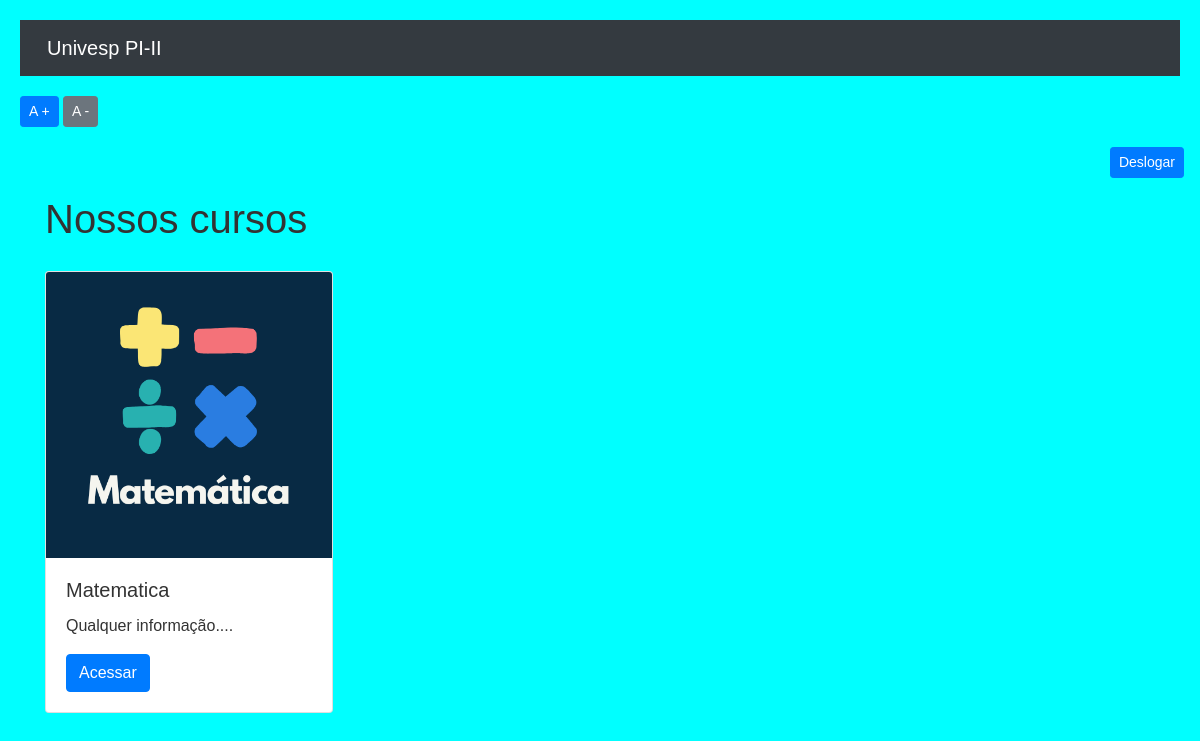
The app's page /home/ (signed in) with its own data.
### cursos/models.py (models this page shows, shortened)
class Cursos(models.Model):
    nome = models.CharField(max_length = 100)
    descricao = models.TextField()
    thumb = models.ImageField(upload_to = "thumb_cursos")

### cursos/views.py (the view)
# urls.py: path('', views.home, name = 'home'),
def home(request):                                                    #Acessar home
    if request.session.get('usuario'):
        cursos = Cursos.objects.all()
        request_usuario = request.session.get('usuario')
        return render(request, 'home.html', {'cursos': cursos, 'request_usuario': request_usuario})
    else:
        return redirect('/auth/login/?status=2')

### cursos/templates/home.html (shortened to what this page needs)
{% extends 'base.html'%}
{% block 'body' %}
<div class="wrapper">
  <div class="buttons">
      <a href="{% url 'sair' %}" class="btn btn-sm btn-primary">Deslogar</a>
  </div>
</div>
<div class="container">
  <br>
  <br>
  <h1>Nossos cursos</h1>
  <div class="row">
      {% for i in cursos %}
          <div style="margin-top: 20px;" class="col-md">
              <div class="card" style="width: 18rem;">
                  <img class="card-img-top" src="{{i.thumb.url}}" alt="Card image cap">
                  <div class="card-body">
                    <h5 class="card-title">{{i.nome}}</h5>
                    <p class="card-text">{{i.descricao}}</p>
                    <a href="{% url 'curso' i.id%}" class="btn btn-primary">Acessar</a>
                  </div>
                </div>
          </div>
      {% endfor %}
  </div>
</div>
{% endblock %}

### templates/base.html (style rules this page uses)
body { font-size: 16px; background-color: #00ffff; color: #333; font-family: Arial, sans-serif; margin: 20px; }

### cursos/templates/home.html (style rules this page uses)
.wrapper { position: absolute; width: 97%; }
.buttons { position: absolute; top: 0; right: 0; }

### records on screen
Cursos: thumb (picture), nome "Matematica", descricao "Qualquer informação...."
